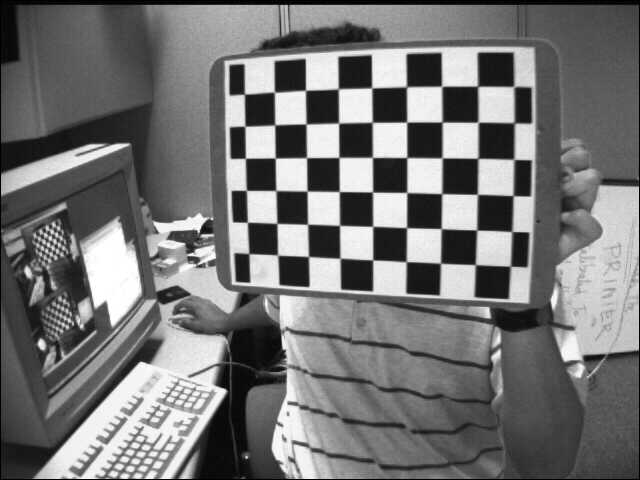
#> input picture Gesture-Controlled-Virtual-Mouse-and-Keyboard/src/calib_images/checkerboard/left01.jpg, 640 x 480 px
$ python Gesture_Controller_Gloved.py
#> lines starting #> are read from the running program, lines starting #| are printed output that depends on the picture; after the words box and inside, x2 and y2 are one past the last pixel; in counts of white or black regions, pixels touching at a corner belong together
import numpy as np
import cv2
import cv2.aruco as aruco
import os
import glob
import math
import pyautogui
import time

class Marker:
    def __init__(self, dict_type=aruco.DICT_4X4_50, thresh_constant=1):
        self.aruco_dict = aruco.Dictionary_get(dict_type)
        self.parameters = aruco.DetectorParameters_create()
        self.parameters.adaptiveThreshConstant = thresh_constant
        self.corners = None  # corners of Marker
        self.marker_x2y = 1  # width:height ratio
        self.mtx, self.dist = Marker.calibrate()

    @staticmethod
    def calibrate():
        criteria = (cv2.TERM_CRITERIA_EPS + cv2.TERM_CRITERIA_MAX_ITER, 30, 0.001)
        objp = np.zeros((6*7, 3), np.float32)
        objp[:, :2] = np.mgrid[0:7, 0:6].T.reshape(-1, 2)
        objpoints = []  # 3d point in real world space
        imgpoints = []  # 2d points in image plane.
        path = os.path.dirname(os.path.abspath(__file__))
        p1 = os.path.join(path, 'calib_images', 'checkerboard', '*.jpg')
        images = glob.glob(p1)
        for fname in images:
            img = cv2.imread(fname)
#> img is the input picture: shape (480, 640, 3); min 0, max 255, mean 116.6
            gray = cv2.cvtColor(img, cv2.COLOR_BGR2GRAY)
            ret, corners = cv2.findChessboardCorners(gray, (7, 6), None)
#> ret = True; corners = 42 rows, first 8: [475.4, 264.8], [440.5, 263.2], [405.9, 261.5], [372.9, 259.9], [340.6, 258.5], [308.7, 256.4], [277.6, 255.1], [476.7, 230.1]
            if ret == True:
                objpoints.append(objp)
                corners2 = cv2.cornerSubPix(gray, corners, (11, 11), (-1, -1), criteria)
#> corners2 = 42 rows, first 8: [475.3, 264.6], [440.5, 263.2], [406.2, 261.7], [372.7, 259.9], [340, 258.2], [308.5, 256.5], [277.6, 255.1], [476.7, 230]
                imgpoints.append(corners2)
                img = cv2.drawChessboardCorners(img, (7, 6), corners2, ret)
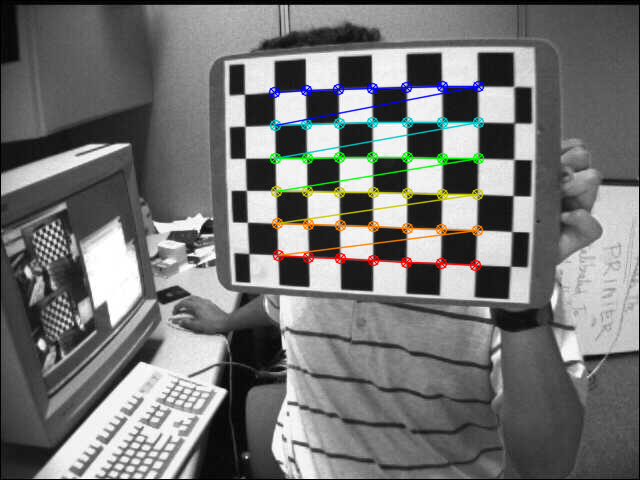
#> img: shape (480, 640, 3); 3.22% of pixels changed, all inside (x1, y1, x2, y2) = (268, 80, 485, 272)
#> pass 2 of the loop in calibrate, `for fname in images:`:
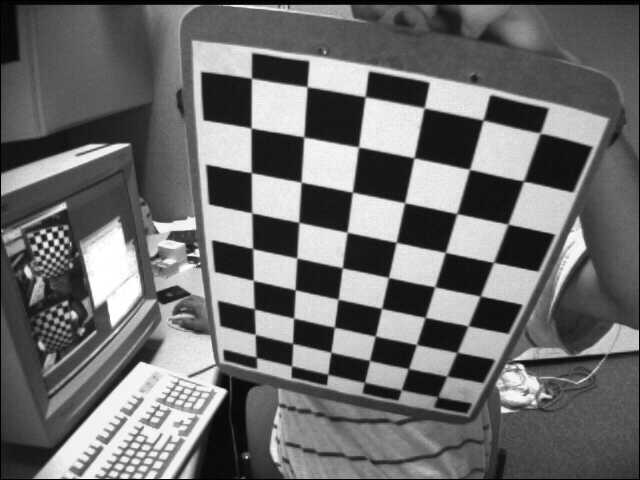
#> input picture Gesture-Controlled-Virtual-Mouse-and-Keyboard/src/calib_images/checkerboard/left02.jpg, 640 x 480 px
#> in calibrate, img is the input picture: shape (480, 640, 3); min 0, max 255, mean 109
#> corners = 42 rows, first 8: [254.7, 308.6], [253.5, 280.5], [252.6, 248.4], [252.4, 213.8], [251.5, 172.4], [251.8, 128.6], [251.5, 77.99], [293.3, 318]
#> corners2 = 42 rows, first 8: [254.3, 308.9], [253.3, 280.4], [252.6, 248.6], [251.8, 212.8], [251.3, 172.7], [251.1, 128], [251.5, 78.19], [293.6, 318.1]
#> in calibrate, `img = cv2.drawChessboardCorners(img, (7, 6), corners2, ret)`:
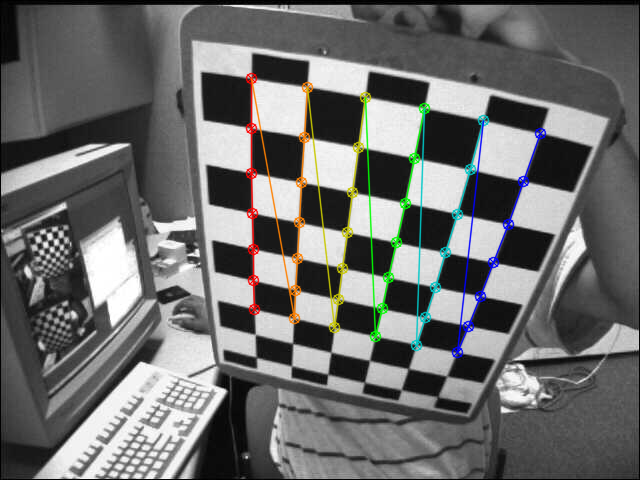
#> img: shape (480, 640, 3); 3.62% of pixels changed, all inside (x1, y1, x2, y2) = (245, 72, 547, 359)
#> pass 3 of the loop in calibrate, `for fname in images:`:
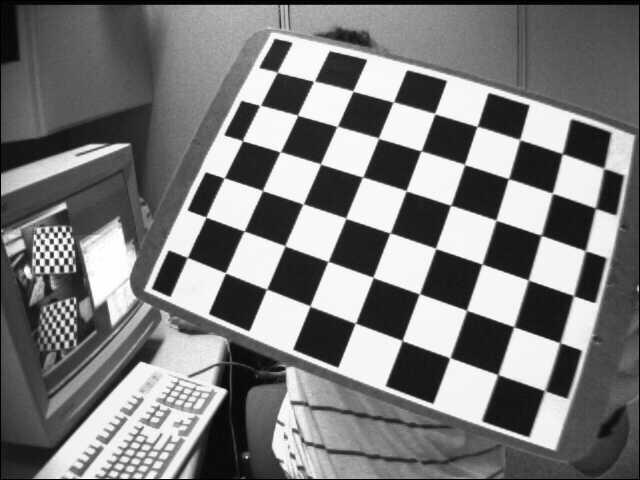
#> input picture Gesture-Controlled-Virtual-Mouse-and-Keyboard/src/calib_images/checkerboard/left03.jpg, 640 x 480 px
#> in calibrate, img is the input picture: shape (480, 640, 3); min 0, max 255, mean 122.9
#> corners = 42 rows, first 8: [496.9, 373.9], [449, 358.7], [402.3, 339.6], [354.4, 323.5], [309.4, 305.4], [267.7, 289.2], [225.3, 272.5], [513, 326.7]
#> corners2 = 42 rows, first 8: [497.8, 374.6], [449.9, 357.7], [402.1, 340.5], [355.3, 323.2], [310, 306], [266.6, 289.1], [225.4, 272.8], [513.8, 326.7]
#> in calibrate, `img = cv2.drawChessboardCorners(img, (7, 6), corners2, ret)`:
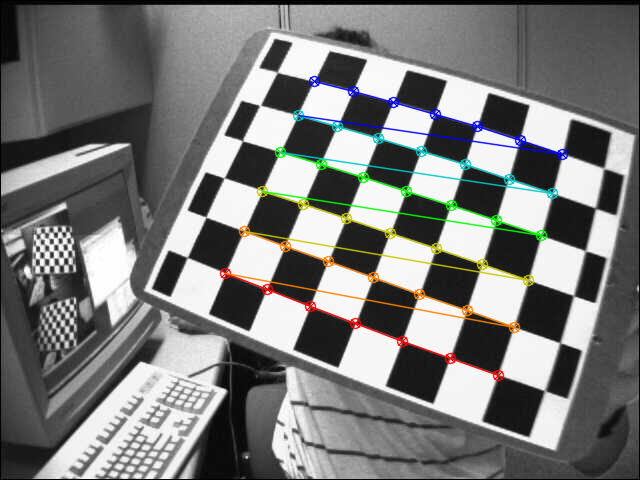
#> img: shape (480, 640, 3); 3.99% of pixels changed, all inside (x1, y1, x2, y2) = (219, 75, 569, 382)
#> the loop made 4 passes; the first 3 are shown

        ret, mtx, dist, rvecs, tvecs = cv2.calibrateCamera(objpoints, imgpoints, gray.shape[::-1], None, None)

        return mtx, dist

    def detect(self, frame):
        gray_frame = cv2.cvtColor(frame, cv2.COLOR_BGR2GRAY)
        self.corners, ids, rejectedImgPoints = aruco.detectMarkers(gray_frame, self.aruco_dict, parameters=self.parameters)
        if ids is not None and len(ids) > 0:
            rvec, tvec, _ = aruco.estimatePoseSingleMarkers(self.corners, 0.05, self.mtx, self.dist)
        else:
            self.corners = None

    def is_detected(self):
        if self.corners:
            return True
        return False

    def draw_marker(self, frame):
        if self.corners is not None:
            aruco.drawDetectedMarkers(frame, self.corners)

def ecu_dis(p1, p2):
    dist = np.sqrt((p1[0]-p2[0])**2 + (p1[1]-p2[1])**2)
    return dist

# [27 lines left out: functions find_HSV, draw_box, in_cam, not called in this run]

class ROI:
    def __init__(self, roi_alpha1=1.5, roi_alpha2=1.5, roi_beta=2.5, hsv_alpha=0.3, hsv_beta=0.5, hsv_lift_up=0.3):
        self.roi_alpha1 = roi_alpha1
        self.roi_alpha2 = roi_alpha2
        self.roi_beta = roi_beta
        self.roi_corners = None

        self.hsv_alpha = hsv_alpha
        self.hsv_beta = hsv_beta
        self.hsv_lift_up = hsv_lift_up
        self.hsv_corners = None

        self.marker_top = None
        self.hsv_glove = None

    # [140 lines left out: functions findROI, find_glove_hsv, cropROI, not called in this run]

class Glove:
    def __init__(self):
        self.fingers = 0
        self.arearatio = 0
        self.gesture = 0

    # [79 lines left out: functions find_fingers, find_gesture, not called in this run]

class Tracker:
    def __init__(self):
        self.tracker_started = False
        self.tracker = None
        self.start_time = 0.0
        self.now_time = 0.0
        self.tracker_bbox = None

    # [9 lines left out: function corners_to_tracker, not called in this run]

    def tracker_to_corner(self):
        if self.tracker_bbox is None:
            return None
        final_bbox = [[[1, 2], [3, 4], [5, 6], [7, 8]]]
        final_bbox[0][0] = [self.tracker_bbox[0], self.tracker_bbox[1]]
        final_bbox[0][1] = [self.tracker_bbox[0] + self.tracker_bbox[2], self.tracker_bbox[1]]
        final_bbox[0][2] = [self.tracker_bbox[0] + self.tracker_bbox[2], self.tracker_bbox[1] + self.tracker_bbox[3]]
        final_bbox[0][3] = [self.tracker_bbox[0], self.tracker_bbox[1] + self.tracker_bbox[3]]
        return [np.array(final_bbox, dtype='f')]

    def CSRT_tracker(self, frame):
        if self.tracker_bbox is None and self.tracker_started == False:
            return

        if self.tracker_started == False:
            if self.tracker is None:
                self.tracker = cv2.TrackerCSRT_create()

        if self.tracker_bbox is not None:
            try:
                self.start_time = time.time()
                ok = self.tracker.init(frame, self.tracker_bbox)
                self.tracker_started = True
            except:
                print("tracker.init failed")
        try:
            ok, self.tracker_bbox = self.tracker.update(frame)
        except:
            ok = None
            print("tracker.update failed")
        self.now_time = time.time()

        if self.now_time - self.start_time >= 2.0:
            cv2.putText(frame, 'Posture your hand correctly', (10, 10), cv2.FONT_HERSHEY_SIMPLEX, 0.75, (0, 0, 255), 1, cv2.LINE_AA)
            self.tracker_started = False
            self.tracker_bbox = None
            return

        if ok:
            # Tracking success
            p1 = (int(self.tracker_bbox[0]), int(self.tracker_bbox[1]))
            p2 = (int(self.tracker_bbox[0] + self.tracker_bbox[2]), int(self.tracker_bbox[1] + self.tracker_bbox[3]))
            cv2.rectangle(frame, p1, p2, (80, 255, 255), 2, 1)
        else:
            # Tracking failure
            self.tracker_started = False
            cv2.putText(frame, "Tracking failure detected", (100, 80), cv2.FONT_HERSHEY_SIMPLEX, 0.75, (0, 0, 255), 2)
            print("Tracking failure detected")

class Mouse:
    def __init__(self):
        self.tx_old = 0
        self.ty_old = 0
        self.trial = True
        self.flag = 0

    # [30 lines left out: function move_mouse, not called in this run]

class GestureController:
    gc_mode = 0
    pyautogui.FAILSAFE = False
    f_start_time = 0
    f_now_time = 0

    cam_width = 0
    cam_height = 0

    aru_marker = Marker()
    hand_roi = ROI(2.5, 2.5, 6, 0.45, 0.6, 0.4)
    glove = Glove()
    csrt_track = Tracker()
    mouse = Mouse()

    def __init__(self):
        GestureController.cap = cv2.VideoCapture(0)
        if GestureController.cap.isOpened():
            GestureController.cam_width = int(GestureController.cap.get(cv2.CAP_PROP_FRAME_WIDTH))
            GestureController.cam_height = int(GestureController.cap.get(cv2.CAP_PROP_FRAME_HEIGHT))
        else:
            print("CANNOT OPEN CAMERA")

        GestureController.gc_mode = 1
        GestureController.f_start_time = time.time()
        GestureController.f_now_time = time.time()

    def start(self):
        while True:
            # mode checking
            if not GestureController.gc_mode:
                print('Exiting Gesture Controller')
                break

            # read camera
            ret, frame = GestureController.cap.read()
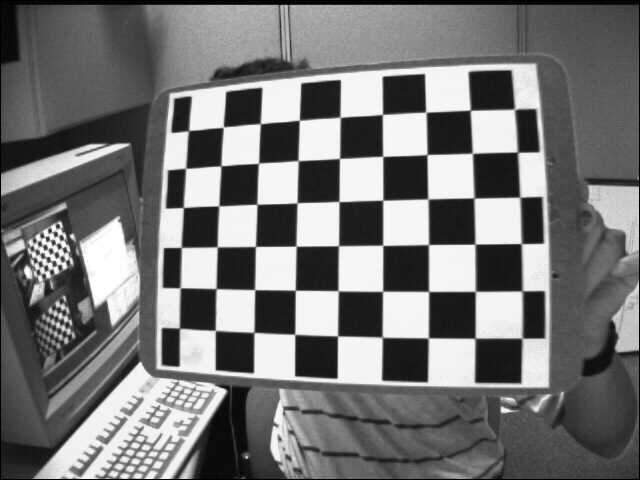
#> input picture Gesture-Controlled-Virtual-Mouse-and-Keyboard/src/calib_images/checkerboard/left04.jpg, 640 x 480 px, given in place of the camera
#> frame is the input picture: shape (480, 640, 3); min 0, max 255, mean 117.8
            if not ret:
                break

            frame = cv2.flip(frame, 1)
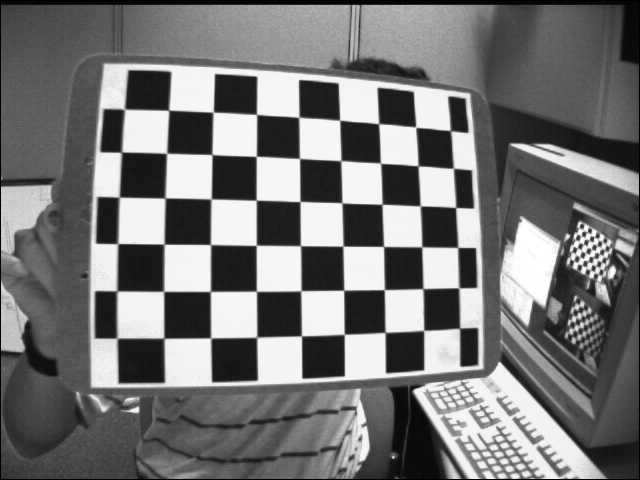
#> frame: shape (480, 640, 3); min 0, max 255, mean 117.8

            # detect Marker, find ROI, find glove HSV, get FinalMask on glove
            GestureController.aru_marker.detect(frame)
#> in detect, `self.corners, ids, rejectedImgPoints = aruco.detectMarkers(gray_frame,..`: self.corners = (); ids = None; rejectedImgPoints = 53 items
            if GestureController.aru_marker.is_detected():
                GestureController.csrt_track.corners_to_tracker(GestureController.aru_marker.corners)
                GestureController.csrt_track.CSRT_tracker(frame)
            else:
                GestureController.csrt_track.tracker_bbox = None
                GestureController.csrt_track.CSRT_tracker(frame)
                GestureController.aru_marker.corners = GestureController.csrt_track.tracker_to_corner()

            if GestureController.aru_marker.is_detected():
                GestureController.hand_roi.findROI(frame, GestureController.aru_marker)
                GestureController.hand_roi.find_glove_hsv(frame, GestureController.aru_marker)
                FinalMask = GestureController.hand_roi.cropROI(frame)
                if FinalMask is not None:
                    GestureController.glove.find_fingers(FinalMask)
                    GestureController.glove.find_gesture(frame)
                    GestureController.mouse.move_mouse(frame, GestureController.hand_roi.marker_top, GestureController.glove.gesture)

            # draw call
            if GestureController.aru_marker.is_detected():
                GestureController.aru_marker.draw_marker(frame)
                draw_box(frame, GestureController.hand_roi.roi_corners, (255, 0, 0))
                draw_box(frame, GestureController.hand_roi.hsv_corners, (0, 0, 250))
                cv2.imshow('FinalMask', FinalMask)

            # display frame
            cv2.imshow('frame', frame)
            if cv2.waitKey(1) & 0xFF == ord('q'):
#> (key q is pressed here)
                break

        # When everything done, release the capture
        GestureController.cap.release()
        cv2.destroyAllWindows()

if __name__ == "__main__":
    gc = GestureController()
    gc.start()
